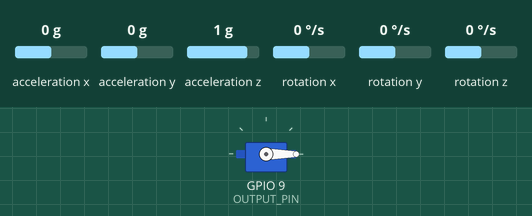
The sketch below on a simulated ESP32. On the bench: servo. The inputs (shaded band) are chosen by the test bench; at power-on: rotation z 0 °/s, acceleration x 0 g, acceleration y 0 g, acceleration z 1 g, rotation x 0 °/s, rotation y 0 °/s. What the sketch prints to the serial monitor is not drawn.

Above: at 3.2 s.
3.3 s: rotation z set to -1 °/s
At 5.78 s:
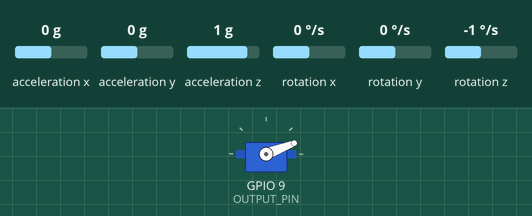
6.3 s: rotation z set to -192 °/s
8.1 s: rotation z set to 192 °/s
At 9.6 s:
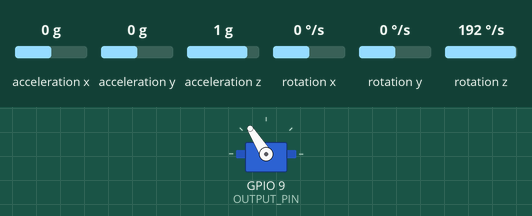
11.1 s: rotation z set to -100 °/s
At 14.8 s:
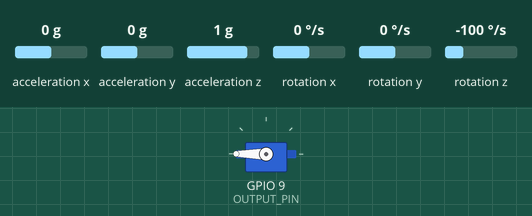
Timing chart, 0 to 15.1 s (numbered marks = the images above; inputs shaded):
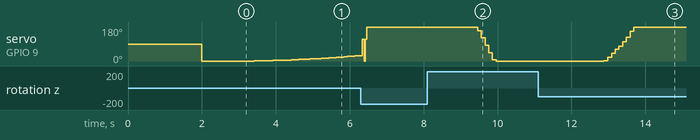

Measured:
- the behaviour switches between 0 and -1 °/s on rotation z (found by bisection; images 0 and 1)
- after the input at 3.3 s, servo on GPIO 9 (OUTPUT_PIN): moves from 0° to 28° over 2.8 s, starting after 0.12 s
- after the input at 8.1 s, servo on GPIO 9 (OUTPUT_PIN): moves from 180° to 0° over 0.50 s, starting after 1.4 s
- after the input at 11.1 s, servo on GPIO 9 (OUTPUT_PIN): moves from 0° to 180° over 0.81 s, starting after 1.8 s

The sketch:

UnicyclePID.ino
```cpp
#include <Servo.h>

/* Get tilt angles on X and Y, and rotation angle on Z
 * Angles are given in degrees
 *
 * License: MIT
 */
#include <PID_v1.h> //PID library
#include "Wire.h" //I2C
#include <MPU6050_light.h> //Gyroscope and Accelerometer library

#define OUTPUT_PIN 9 //Output pin connected to VESC

Servo VESC; //Treats the VESC like a Servo using PPM

MPU6050 mpu(Wire); //Create MPU
double Attitude[3];
unsigned long timer = 0; //Timer

double Setpoint, Input, Output; // Create variables to adjust the loop
double Kp=2, Ki=5, Kd=1; //K values for PID loop
PID Unicycle(&Input, &Output, &Setpoint, Kp, Ki, Kd, DIRECT); //Create the Unicycle PID

void setup() {
  Serial.begin(9600); //STart the print
  Wire.begin(); //Start the I2C
  VESC.attach(OUTPUT_PIN); //Attaches Vesc to D9

  byte status = mpu.begin(); //Start Init
  Serial.print(F("MPU6050 status: "));
  Serial.println(status);
  while(status!=0){ } // stop everything if could not connect to MPU6050

  Setpoint = 90; //The point where the PID wants to converge so it means balance

  Unicycle.SetMode(AUTOMATIC); //Turn PID on
  Unicycle.SetOutputLimits(0,180); //The PID Loop will work within the limits of the PID/Servo
  Input = 90;


  Serial.println(F("Calculating offsets, do not move MPU6050"));
  delay(1000);
  // mpu.upsideDownMounting = true; // uncomment this line if the MPU6050 is mounted upside-down
  mpu.calcOffsets(); // gyro and accelero
  Serial.println("Done!\n");
}

void loop() {
  mpu.update();

  set_attitude(mpu.getAngleX(), mpu.getAngleY(), mpu.getAngleZ());

  emergency_stop(Attitude[0], Attitude[2]);

  Input = Attitude[2] + 90;
  Unicycle.Compute();

  VESC.write(Output);
}

void emergency_stop(double yaw, double roll){
  if (abs(int(yaw) % 360) > 20){
    VESC.write(0);
  }
  if (abs(int(roll) % 360) > 20){
    VESC.write(0);
  }
}

void set_attitude(double yaw, double pitch, double roll){
  Attitude[0] = yaw;
  Attitude[1] = pitch;
  Attitude[2] = roll;
}
```
